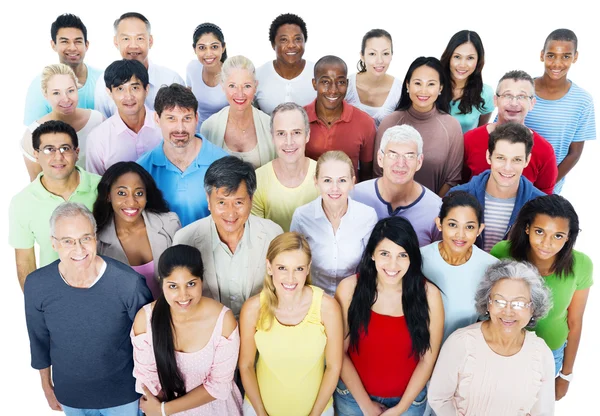
#> input picture mashine vision/project_opencv/src/2.jpg, 600 x 416 px
$ python faces_with_pref.py
#> lines starting #> are read from the running program, lines starting #| are printed output that depends on the picture; after the words box and inside, x2 and y2 are one past the last pixel; in counts of white or black regions, pixels touching at a corner belong together
# Программа для определния лиц с настройками
import cv2

cascade_src = 'cascades/haarcascade_frontalface_alt2.xml'
face_cascade = cv2.CascadeClassifier(cascade_src)

face_img = cv2.imread('src/2.jpg')
#> face_img is the input picture: shape (416, 600, 3); mean B, G, R 163.7, 168.1, 181
gray = cv2.cvtColor(face_img, cv2.COLOR_BGR2GRAY)
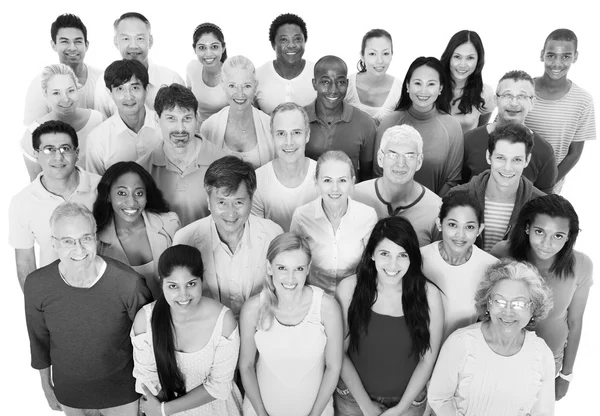
#> gray: shape (416, 600); min 0, max 255, mean 171.4

cv2.namedWindow("Detected Faces")

min_scale_factor = 101
prev_scale_factor = min_scale_factor
prev_neighbors = 1
prev_min_size = 30


def nothing(x):
    pass

cv2.createTrackbar("Scale", 'Detected Faces', min_scale_factor, 300, nothing)
cv2.createTrackbar("Neighbors", 'Detected Faces', 1, 20, nothing)
cv2.createTrackbar("Min size", 'Detected Faces', 30, 150, nothing)

def detected_faces(scale_factor, min_neighbors, min_size):
#> called with scale_factor = 1.01, min_neighbors = 1, min_size = 30
    display_image = face_img.copy()
    faces = face_cascade.detectMultiScale(
        gray,
        scaleFactor=scale_factor,
        minNeighbors=min_neighbors,
        minSize=(min_size, min_size)
    )
#> faces = 32 rows, first 6: [113, 22, 41, 41], [271, 24, 40, 40], [50, 24, 43, 43], [188, 32, 40, 40], [359, 38, 41, 41], [445, 43, 37, 37]

    for (x, y, w, h) in faces:
        cv2.rectangle(display_image, (x, y), (x + w, y + h), (255, 0, 0), 2)
#> this loop made 32 passes
#> (x, y, w, h) on passes 1 to 12: (113, 22, 41, 41), (271, 24, 40, 40), (50, 24, 43, 43), (188, 32, 40, 40), (359, 38, 41, 41), (445, 43, 37, 37), (404, 67, 42, 42), (219, 71, 41, 41), (43, 76, 41, 41), (266, 115, 47, 47), (313, 163, 46, 46), (268, 252, 45, 45)
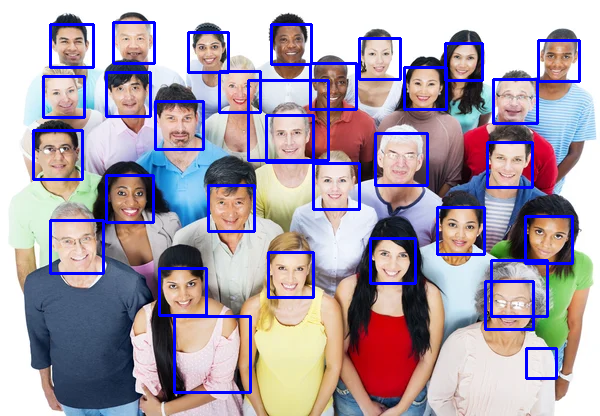
#> display_image: shape (416, 600, 3); 7.02% of pixels changed, all inside (x1, y1, x2, y2) = (32, 21, 581, 394)
    cv2.imwrite("src/Detecte_with_per.jpg", display_image)
    cv2.imshow("Detected Faces", display_image)

detected_faces(min_scale_factor / 100.0, prev_neighbors, prev_min_size )

while True:
    scale_factor = cv2.getTrackbarPos("Scale", 'Detected Faces')
#> scale_factor = 101
    min_neighbors = cv2.getTrackbarPos("Neighbors", 'Detected Faces')
#> min_neighbors = 1
    min_size = cv2.getTrackbarPos("Min size", "Detected Faces")
#> min_size = 30

    if scale_factor < min_scale_factor:
        scale_factor = min_scale_factor
        cv2.setTrackbarPos("Scale", 'Detected Faces', min_scale_factor)

    if (scale_factor != prev_scale_factor or
        min_neighbors != prev_neighbors or
        min_size != prev_min_size):

        prev_scale_factor = scale_factor
        prev_neighbors = min_neighbors
        prev_min_size = min_size

        detected_faces(scale_factor / 100.0, min_neighbors, min_size)

    if cv2.waitKey(1) == 27:
#> (key Esc is pressed here)
        break

cv2.destroyAllWindows()

$ run again, with mashine vision/project_opencv/src/1.jpg copied over mashine vision/project_opencv/src/2.jpg
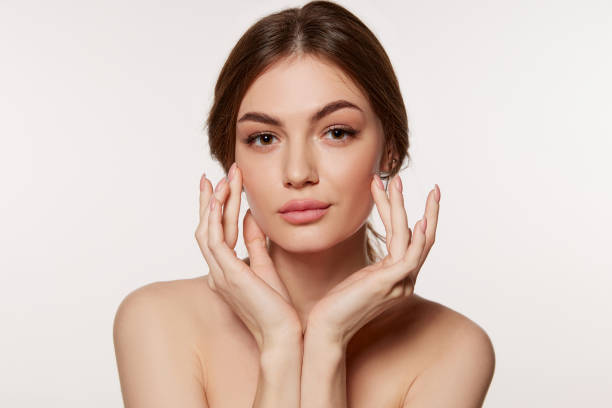
#> input picture mashine vision/project_opencv/src/1.jpg, 612 x 408 px
#> face_img is the input picture: shape (408, 612, 3); mean B, G, R 187.5, 196.4, 216.1
#> `gray = cv2.cvtColor(face_img, cv2.COLOR_BGR2GRAY)`:
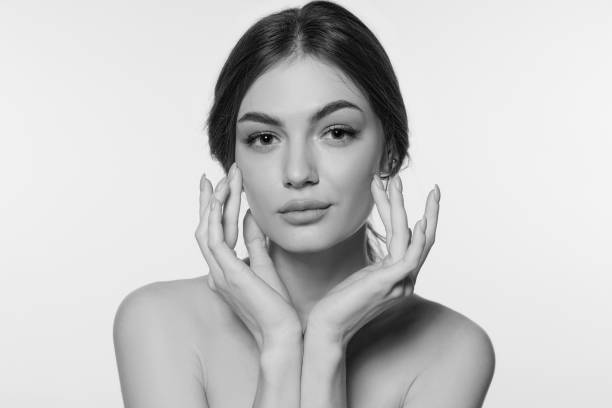
#> gray: shape (408, 612); min 0, max 252, mean 201.3
#> faces = [[209, 64, 183, 183]]
#> the loop in detected_faces, `for (x, y, w, h) in faces:` made 1 pass
#> after the loop in detected_faces, `for (x, y, w, h) in faces:`:
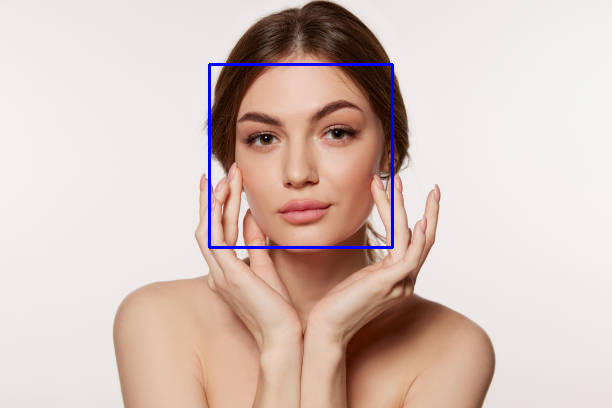
#> display_image: shape (408, 612, 3); 0.88% of pixels changed, all inside (x1, y1, x2, y2) = (208, 63, 394, 249)
#> scale_factor = 101
#> min_neighbors = 1
#> min_size = 30
